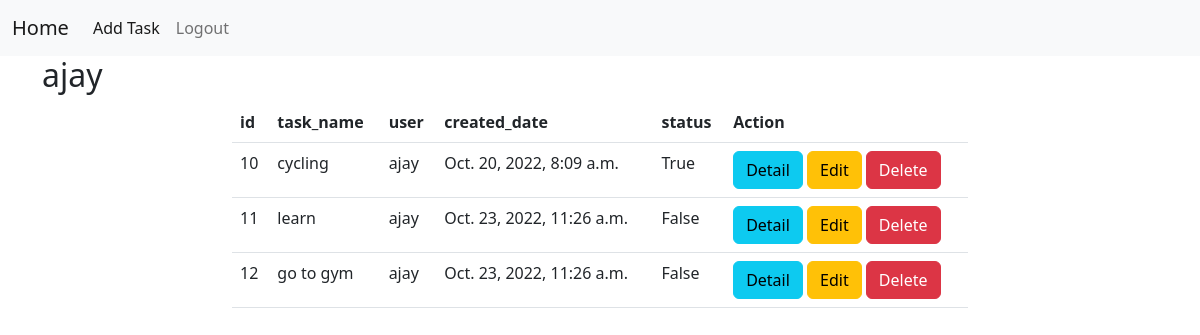
The page /todos/all/ (signed in) on the database its author committed.
### task/models.py (models this page shows, shortened)
class Task(models.Model):
    task_name = models.CharField(max_length=100)
    user = models.ForeignKey(User, on_delete=models.CASCADE)
    created_date = models.DateTimeField(auto_now_add=True)
    status = models.BooleanField(default=False)

### task/views.py (the view)
# urls.py: path('todos/all/', TaskListView.as_view(), name="todo-all"),
@method_decorator(sigin_required, name="dispatch")
class TaskListView(ListView):
    model = Task
    template_name = "task_list.html"
    context_object_name = "todos"
    def get_queryset(self):
        return Task.objects.filter(user=self.request.user)
    '''when inherit from View'''

### task/views.py (called while the page is built)
def sigin_required(fn):
    def wrapper(request, *args, **kwargs):
        if not request.user.is_authenticated:
            messages.error(request, "You must login")
            return redirect('todo-signin')
        else:
            return fn (request, *args, **kwargs)
    return wrapper

### task/templates/task_list.html (shortened to what this page needs)
{%extends 'base.html'%}
{%block body_block%}
<div class="container">
  <h2>{{request.user}}</h2>
    <div class="row">
      <div class="col-2"></div>
      <div class="col-8">
        <table class="table">
          <tr>
            <th>id</th>
            <th>task_name</th>
            <th>user</th>
            <th>created_date</th>
            <th>status</th>
            <th>Action</th>
          </tr>
          {%for task in todos%}
          <tr>
            <td>{{task.id}}</td>
            <td>{{task.task_name}}</td>
            <td>{{task.user}}</td>
            <td>{{task.created_date}}</td>
            <td>{{task.status}}</td>
            <td>
              <a href="{%url 'todo-detail' task.id%}" class="btn btn-info"
                >Detail</a
              >
              <a href="{%url 'todo-update' task.id%}" class="btn btn-warning">Edit</a>
              <a href="{%url 'todo-delete' task.id%}" class="btn btn-danger"
                >Delete</a
              >
            </td>
          </tr>
          {%endfor%}
        </table>
      </div>
      <div class="col-2"></div>
    </div>
  </div>
{%endblock%}

### rows shown on the page
Task: id "10", task_name "cycling", user "ajay", created_date "Oct. 20, 2022, 8:09 a.m.", status "True"
Task: id "11", task_name "learn", user "ajay", created_date "Oct. 23, 2022, 11:26 a.m.", status "False"
Task: id "12", task_name "go to gym", user "ajay", created_date "Oct. 23, 2022, 11:26 a.m.", status "False"

### other values the page prints
{{ request.user }} "ajay"
